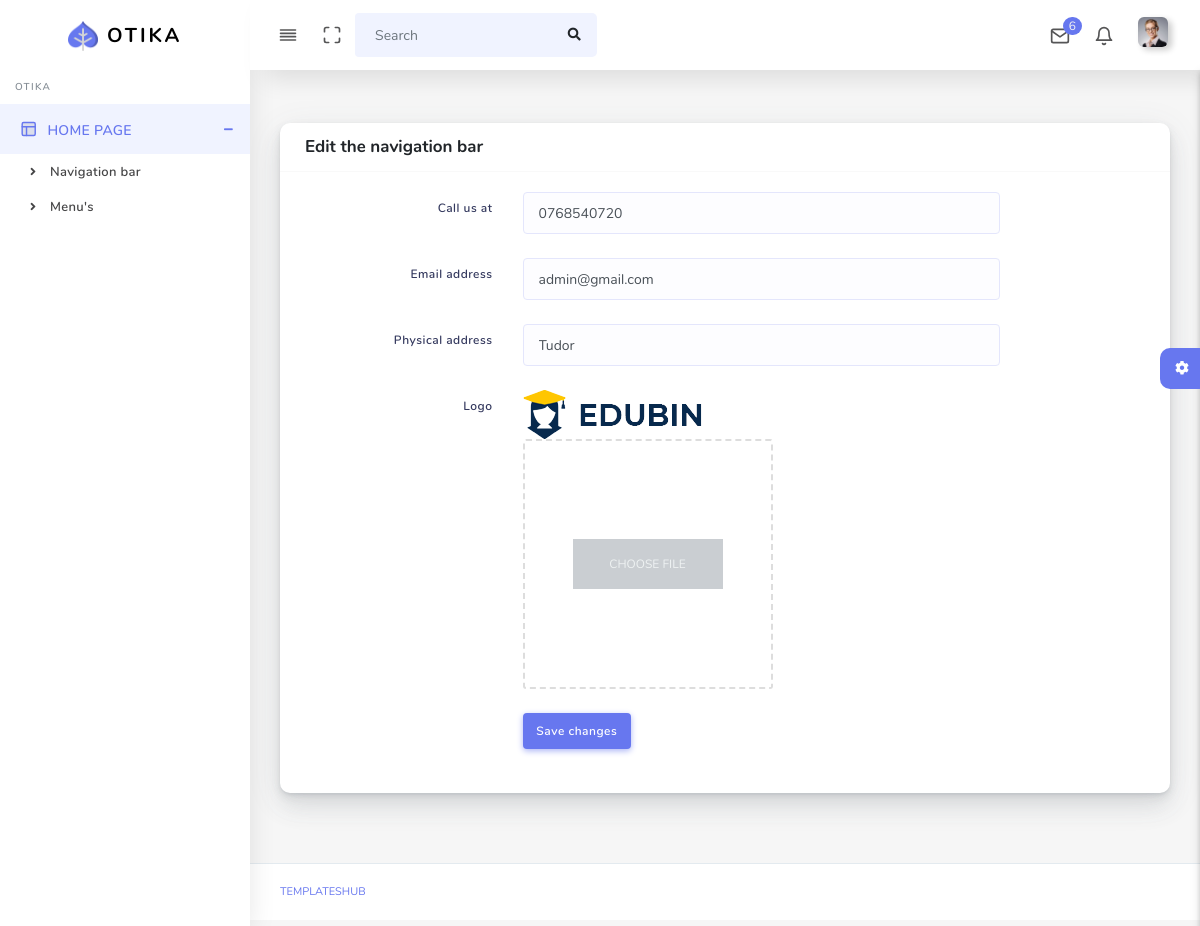
Screenshot of /editNavbar.php (signed in) with the database file from the repository.
### tables this page shows
CREATE TABLE `navbar` (
  `id` int(250) NOT NULL,
  `phone` varchar(250) DEFAULT NULL,
  `email` varchar(250) DEFAULT NULL,
  `physical_address` varchar(250) DEFAULT NULL,
  `logoName` varchar(250) DEFAULT NULL,
  `logoType` varchar(250) DEFAULT NULL,
  `logoSize` varchar(250) DEFAULT NULL,
  `logoDestination` varchar(250) DEFAULT NULL,
  `logoActualExt` varchar(250) DEFAULT NULL
);

### modelClass.php (called while the page is built, shortened)
<?php
class Model
{
    private $host  = 'localhost';
    private $user  = 'root';
    private $pass  = 'root';
    private $dbname  = 'dashboard';
    private $dbh;
    private $stmt;
    public function __construct()
    {
        $dsn = 'mysql:host=' . $this->host . ';dbname=' . $this->dbname;
        $options = array(
            PDO::ATTR_PERSISTENT    => true,
            PDO::ATTR_ERRMODE       => PDO::ERRMODE_EXCEPTION
        );
        try {
            $this->dbh = new PDO($dsn, $this->user, $this->pass, $options);
        }
        catch (PDOException $e) {
            $this->error = $e->getMessage();
        }
    }
    public function query($query)
    {
        $this->stmt = $this->dbh->prepare($query);
    }
    public function execute()
    {
        return $this->stmt->execute();
    }
    public function single()
    {
        $this->execute();
        return $this->stmt->fetch(PDO::FETCH_ASSOC);
    }
}
$database = new Model();

### editNavbar.php (the view, shortened to what this page needs)
<?php
require("modelClass.php");
$database->query('SELECT * FROM navbar WHERE id = 1;');
$row = $database->single();
?>
<!DOCTYPE html>
<html lang="en">
<head>
  <link rel="stylesheet" href="assets/css/app.min.css">
  <link rel="stylesheet" href="assets/bundles/summernote/summernote-bs4.css">
  <link rel="stylesheet" href="assets/bundles/jquery-selectric/selectric.css">
  <link rel="stylesheet" href="assets/bundles/bootstrap-tagsinput/dist/bootstrap-tagsinput.css">
  <link rel="stylesheet" href="assets/css/style.css">
  <link rel="stylesheet" href="assets/css/components.css">
  <link rel="stylesheet" href="assets/css/custom.css">
</head>
<body>
  <div id="app">
    <div class="main-wrapper main-wrapper-1">
      <div class="navbar-bg"></div>
      <?php
      include("components/navbar.php");
      ?>
      <?php
      include("components/main-sidebar.php");
      ?>
      <div class="main-content">
        <section class="section">
          <div class="section-body">
            <div class="row">
              <div class="col-12">
                <div class="card">
                  <div class="card-header">
                    <h4>Edit the navigation bar</h4>
                  </div>
                  <form id="#" action="controllers/navController.php" method="POST" enctype="multipart/form-data">
                    <div class="card-body">
                      <div class="form-group row mb-4">
                        <label class="col-form-label text-md-right col-12 col-md-3 col-lg-3">Call us at</label>
                        <div class="col-sm-12 col-md-7">
                          <input name="phone" value="<?= $row['phone']; ?>" type="text" class="form-control">
                        </div>
                      </div>
                      <div class="form-group row mb-4">
                        <label class="col-form-label text-md-right col-12 col-md-3 col-lg-3">Email address</label>
                        <div class="col-sm-12 col-md-7">
                          <input name="email" value="<?= $row['email']; ?>" type="email" class="form-control">
                        </div>
                      </div>
                      <div class="form-group row mb-4">
                        <label class="col-form-label text-md-right col-12 col-md-3 col-lg-3">Physical address</label>
                        <div class="col-sm-12 col-md-7">
                          <input name="physical_address" value="<?= $row['physical_address']; ?>" type="text" class="form-control">
                        </div>
                      </div>
                      <div class="form-group row mb-4">
                        <label name="logo" class="col-form-label text-md-right col-12 col-md-3 col-lg-3">Logo</label>
                        <div class="col-sm-12 col-md-7">
                          <img class="dropdown-item-avatar" src="<?= $row['logoDestination']; ?>" alt="">
                          <div id="image-preview" class="image-preview">
                            <label for="image-upload" id="image-label">Choose File</label>
                          </div>
                        </div>
                      </div>
                      <div class="form-group row mb-4">
                        <label class="col-form-label text-md-right col-12 col-md-3 col-lg-3"></label>
                        <div class="col-sm-12 col-md-7">
                          <button type="submit" name="submit" id="swal-2" class="btn btn-primary">Save changes</button>
                        </div>
                      </div>
                    </div>
                  </form>
                </div>
              </div>
            </div>
          </div>
        </section>
        <?php
        include("components/setting-sidebar.php");
        ?>
      </div>
      <?php
      include("components/main-footer.php");
      ?>
    </div>
  </div>
</body>
</html>

### rows the page displays
navbar: phone "0768540720", email "admin@gmail.com", physical_address "Tudor", logoDestination (picture)
